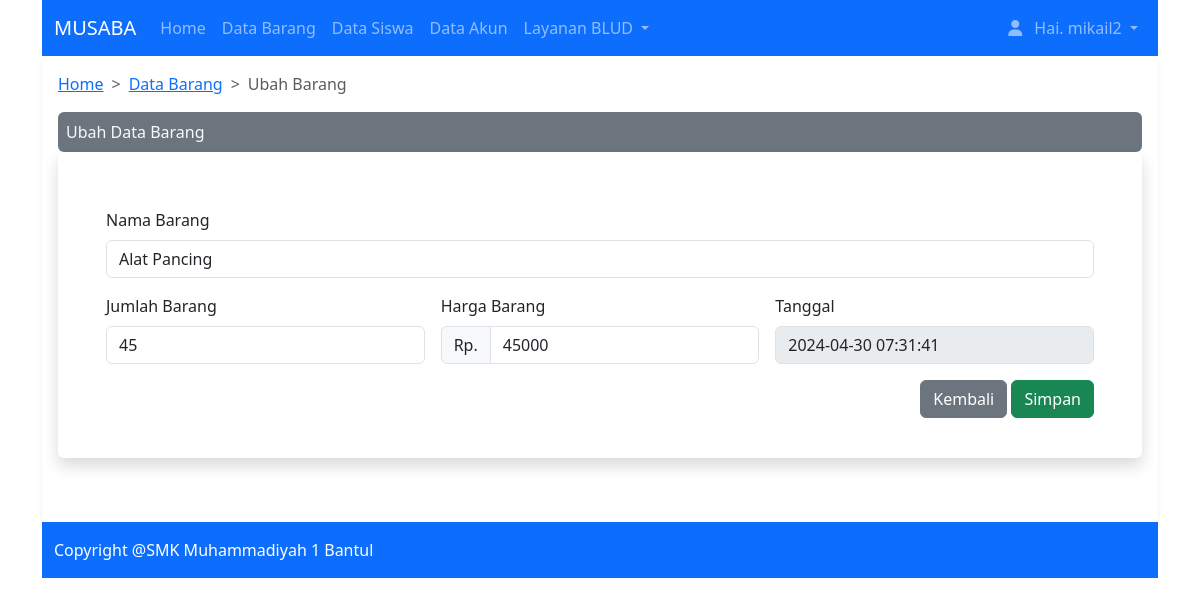
The app's page /index.php?p=ubah_barang&id=6 (signed in) with its own data.
### tables this page shows
CREATE TABLE `barang` (
  `idbarang` int(10) NOT NULL,
  `nama` varchar(50) NOT NULL,
  `jumlah` int(6) NOT NULL,
  `harga` int(50) NOT NULL,
  `tanggal` timestamp NOT NULL DEFAULT current_timestamp() ON UPDATE current_timestamp()
);

### config/controller.php (called while the page is built, shortened)
<?php
function selectubah($query)
{
    global $koneksi;
    $result = mysqli_query($koneksi,$query);
    $row = mysqli_fetch_assoc($result);
    return $row;
}
?>

### ubah_barang.php (the view, shortened to what this page needs)
<?php
$id_barang = $_GET['id'];
$barang = selectubah("SELECT * FROM barang WHERE idbarang = $id_barang");
?>
<nav style="--bs-breadcrumb-divider: '>';" aria-label="breadcrumb">
            <ol class="breadcrumb">
              <li class="breadcrumb-item"><a href="index.php">Home</a></li>
              <li class="breadcrumb-item"><a href="index.php?p=databarang">Data Barang</a></li>
              <li class="breadcrumb-item active" aria-current="page">Ubah Barang</li>
            </ol>
          </nav>
<div class="shadow-none p-2 mt-2 bg-secondary text-light rounded">Ubah Data Barang</div>
<div class = "shadow p-3 mb-5 bg-body rounded">
<form action="" method = "post" class="row g-3 m-4 needs-validation" novalidate>
  <div class="col-md-12 position-relative">
    <label for="validationTooltip01" class="form-label">Nama Barang</label>
    <input type="text" name = "nama" class="form-control" value = "<?php echo $barang['nama']; ?>" id="validationTooltip01" placeholder = "Masukkan Nama Barang" required>
  </div>
  <div class="col-md-4 position-relative">
    <label for="validationTooltip03" class="form-label">Jumlah Barang</label>
    <input type="number" name = "jumlah" class="form-control" id="validationTooltip03" value = "<?php echo $barang['jumlah']; ?>"  placeholder = "Masukkan Jumlah Barang" required>
  </div>
  <div class="col-md-4 position-relative">
  <label for="validationTooltip03" class="form-label">Harga Barang</label>
  <div class="input-group has-validation">
  <span class="input-group-text" id="inputGroupPrepend">Rp. </span>
  <input type="number" name = "harga" class="form-control" id="validationTooltip04" value = "<?php echo $barang['harga']; ?>"  placeholder = "Masukkan Harga Barang" required>
</div>
  </div>
  <div class="col-md-4 position-relative">
    <label for="validationTooltip05" class="form-label">Tanggal</label>
    <input type="text" class="form-control" id="validationTooltip05" aria-label="readonly input example" readonly value = "<?php echo $barang['tanggal']; ?>">
  </div>
  <div class="col-12" style = "text-align:right;">
  <a href = "index.php?p=databarang">
  <button class="btn btn-secondary " type="button">Kembali</button></a>
    <button class="btn btn-success"  name = "ubah" type="submit" value = "ubah">Simpan</button>
  </div>
</form>
</div>

### records on screen
barang: nama "Alat Pancing", jumlah "45", harga "45000", tanggal "2024-04-30 07:31:41"

### other values on screen
$_SESSION['nama'] "mikail2"
